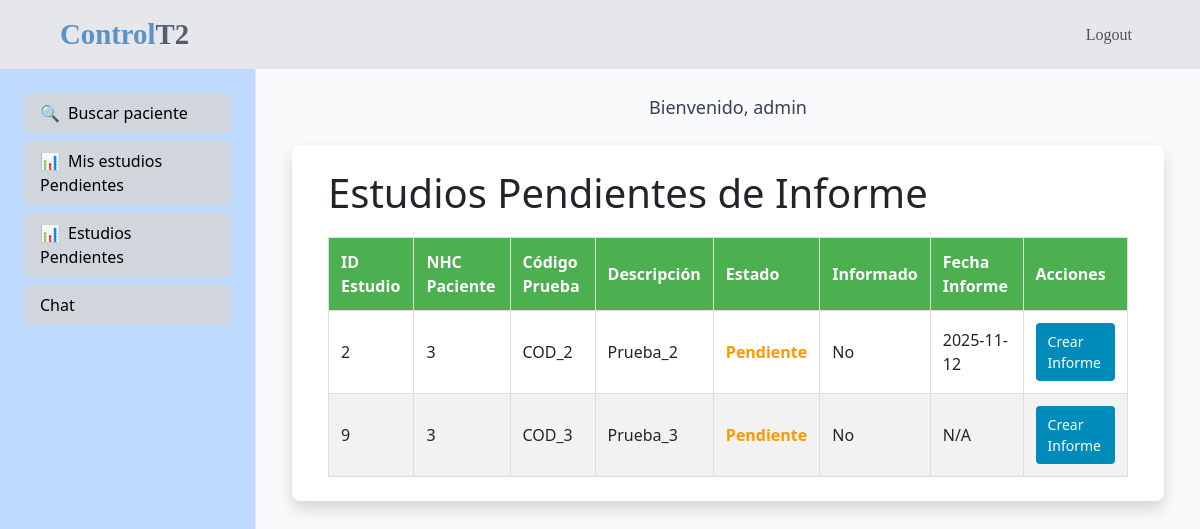
The page /Controlador/medico/index.php?action=estudiosPendientes (signed in) on the database as committed earlier.
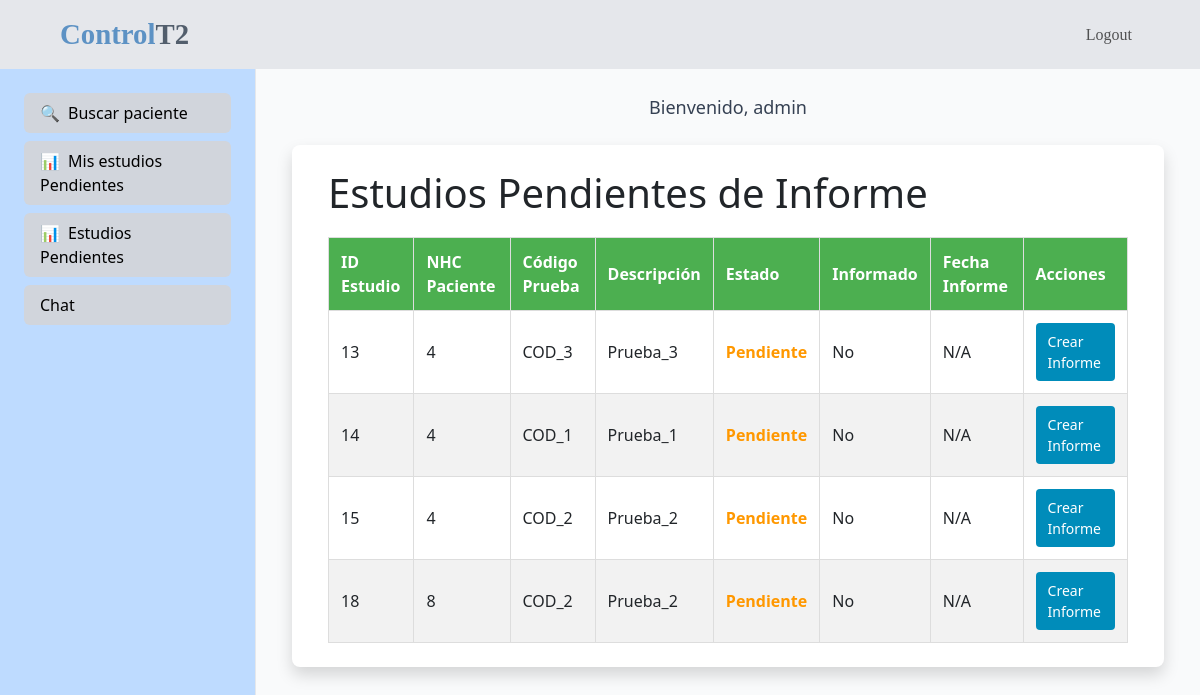
The same page on the database as committed later.
### tables this page shows
CREATE TABLE `estudios` (
  `id_estudio` int(11) NOT NULL,
  `NHC` int(11) NOT NULL,
  `cod_prueba` varchar(11) NOT NULL,
  `num_colegiado` int(11) DEFAULT NULL,
  `cod_modalidad` varchar(11) DEFAULT NULL,
  `realizado` tinyint(1) DEFAULT NULL,
  `informado` tinyint(1) DEFAULT NULL,
  `id_informe` int(11) DEFAULT NULL,
  `f_realizado` date DEFAULT NULL,
  `f_informado` date DEFAULT NULL,
  `f_ultimaActu` date DEFAULT NULL,
  `enviados` tinyint(1) DEFAULT NULL
);

CREATE TABLE `pruebas` (
  `cod_prueba` varchar(11) NOT NULL,
  `descripcion` varchar(500) NOT NULL,
  `modalidad` int(11) DEFAULT NULL
);

### Controlador/medico/index.php (called while the page is built, shortened)
<?php
include(__DIR__.'/../../Utilidades/funciones.php');
require_once(__DIR__.'/../../Vista/medico/medico.php');
?>

### Modelo/class.db.php (called while the page is built, shortened)
<?php
    class db{
        private $conn;
        public function __construct(){
            $this->conn = new mysqli("localhost", USUARIO_CON, PSW_CON, "controlt2_ok");
            $this->conn->set_charset("utf8");
        }
        public function getConn() {
            return $this->conn;
        }
    }
?>

### Modelo/class.medico.php (called while the page is built, shortened)
<?php
require_once('class.db.php');
class medico{
        public $conn;
        public function __construct(){
            $this->db = new db();
            $this->conn = $this->db->getConn();
        }
    function estudiosPendientes(){
        $sent = "SELECT a.id_estudio, a.NHC, a.cod_prueba, c.descripcion,
                    case when d.resultados is null then 'Pendiente'
                    when d.resultados = 0 then 'Pendiente'
                    ELSE 'Informado' end as Resultados,a.informado,a.f_informado
                from estudios a left join pacientes b on a.NHC = b.NHC
                    left join pruebas c on a.cod_prueba = c.cod_prueba
                    LEFT join informes d on a.id_informe = d.id_informe
                    left join medico e on a.num_colegiado = e.num_Colegiado
                where (a.informado = 0 or a.informado is null) ";
            $cons = $this->conn->prepare($sent);
            $cons->execute();
            $cons->bind_result( $id_estudio, $NHC, $cod_prueba, $descripcion, $Resultados,$informado,$f_informado);
            $result = array();
            while($cons->fetch()){
                $result[] = array($id_estudio, $NHC, $cod_prueba, $descripcion, $Resultados,$informado,$f_informado);
            }
            return $result;
    }
}
    ?>

### Vista/medico/estudiosPendientes.php (the view, shortened to what this page needs)
<!DOCTYPE html>
<html lang="es">
<head>
    <link rel="stylesheet" href="../../Recursos/css/app.css">
</head>
<body>
    <div class="container">
        <h1>Estudios Pendientes de Informe</h1>
        <?php
        if (isset($arrayResultados) && is_array($arrayResultados) && count($arrayResultados) > 0) {
        ?>
            <table>
                <thead>
                    <tr>
                        <th>ID Estudio</th>
                        <th>NHC Paciente</th>
                        <th>Código Prueba</th>
                        <th>Descripción</th>
                        <th>Estado</th>
                        <th>Informado</th>
                        <th>Fecha Informe</th>
                        <th>Acciones</th>
                    </tr>
                </thead>
                <tbody>
                    <?php
                    foreach ($arrayResultados as $estudio) {
                        $id_estudio = htmlspecialchars($estudio[0]);
                        $nhc = htmlspecialchars($estudio[1]);
                        $cod_prueba = htmlspecialchars($estudio[2]);
                        $descripcion = htmlspecialchars($estudio[3]);
                        $resultados = htmlspecialchars($estudio[4]);
                        $informado = htmlspecialchars($estudio[5]);
                        $f_informado = htmlspecialchars($estudio[6] ?? 'N/A');
                        $status_class = ($resultados === 'Pendiente') ? 'status-pendiente' : 'status-informado';
                        $informado_text = ($informado == 1) ? 'Sí' : 'No';
                    ?>
                        <tr>
                            <td><?php echo $id_estudio; ?></td>
                            <td><?php echo $nhc; ?></td>
                            <td><?php echo $cod_prueba; ?></td>
                            <td><?php echo $descripcion; ?></td>
                            <td class="<?php echo $status_class; ?>"><?php echo $resultados; ?></td>
                            <td><?php echo $informado_text; ?></td>
                            <td><?php echo $f_informado; ?></td>
                            <td>
                                <a href="?action=informe&id=<?php echo urlencode($id_estudio); ?>" class="btn-accion">Crear Informe</a>
                            </td>
                        </tr>
                    <?php
                    }
                    ?>
                </tbody>
            </table>
        <?php
        } else {
            echo "<p style='color: #ff9800; font-size: 16px;'><strong>No hay estudios pendientes en este momento.</strong></p>";
        }
        ?>
    </div>
</body>
</html>

### Vista/medico/medico.php (shortened to what this page needs)
<?php
$action = $_REQUEST['action'] ?? '';
$arrayResultados = null;
?>
<div class="flex h-[calc(100vh-80px)]">
  <aside class="w-64 border-r border-gray-200 p-6 shadow-lg bg-blue-200 overflow-y-auto">
    <nav class="space-y-2">
      <a href="?action=buscarPaciente" class="block px-3 py-2 rounded-md bg-gray-300 hover:bg-blue-100 text-black text-decoration-none transition"><span class="inline-block mr-2">🔍</span>Buscar paciente</a>
      <a href="?action=solicitarPrueba" class="block px-3 py-2 rounded-md bg-gray-300 hover:bg-blue-100 text-black text-decoration-none transition"><span class="inline-block mr-2">📊</span>Mis estudios Pendientes</a>
      <a href="?action=estudiosPendientes" class="block px-3 py-2 rounded-md bg-gray-300 hover:bg-blue-100 text-black text-decoration-none transition"><span class="inline-block mr-2">📊</span>Estudios Pendientes</a>
      <a href="?action=otro" class="block px-3 py-2 rounded-md bg-gray-300 hover:bg-blue-100 text-black text-decoration-none transition">Chat</a>
    </nav>
  </aside>
  <div class="flex-1 flex flex-col overflow-hidden">
    <div class="flex-1 p-6 bg-gray-50 overflow-y-auto">
      <div class="container mx-auto">
        <div class="text-center mb-6">
          <p class="text-lg text-gray-700">
            Bienvenido, <?php echo htmlspecialchars($_SESSION['nom'] ?? 'Usuario'); ?>
          </p>
        </div>
        <section id="contenido-principal" class="bg-white rounded-lg p-6 shadow">
          <?php
          if ($action === 'buscarPaciente') {
              if (isset($arrayResultados)) {
                  require __DIR__ . '/busqueda.php';
              } else {
                  echo "<p>No se han encontrado resultados.</p>";
              }
        }elseif ($action === 'solicitarPrueba') {
              misEstudiosPendientes();
        } elseif ($action === 'estudiosPendientes') {
              estudiosPendientes();
        } elseif ($action === 'informe') {
            getInforme();
        } elseif ($action === 'otro') {
            echo "<p>Contenido de la acción 'otro'.</p>";
        } elseif ($action === 'validarInforme') {
           validarInforme();
        } elseif ($action === 'guardarInforme') {
            guardarInforme();
        } else {
            require __DIR__ . '/busqueda.php';
        }
          ?>
        </section>
      </div>
    </div>
  </div>
</div>

### Utilidades/funciones.php (shortened to what this page needs)
<?php
function estudiosPendientes()
{
    $resul = new medico();
    if($arrayResultados = $resul->estudiosPendientes()){
        require_once(__DIR__.'/../Vista/medico/estudiosPendientes.php');
    } else {
        echo "No se encontraron resultados.";
    }
}
?>

### Recursos/css/app.css (style rules this page uses)
header#header { background-color: #1964ab; }
header#header nav a.navbar-brand { font-size: 1.8rem; font-family: "Roboto Slab"; font-weight: 800; color: #525e6c; }
header#header nav a.navbar-brand span { color: #5d92c4; }
header#header nav .navbar-nav { margin-left: 75px; font-family: 'Lucida Sans'; }

### Vista/medico/estudiosPendientes.php (style rules this page uses)
table { border-collapse: collapse; width: 100%; margin-top: 20px; }
th, td { border: 1px solid #ddd; padding: 12px; text-align: left; }
th { background-color: #4CAF50; color: white; font-weight: bold; }
tr:nth-child(even) { background-color: #f2f2f2; }
.status-pendiente { color: #ff9800; font-weight: bold; }
.btn-accion { background-color: #008CBA; color: white; padding: 8px 12px; border: none; border-radius: 4px; cursor: pointer; font-size: 14px; text-decoration: none; display: inline-block; }

Rows that differ between the two databases and show on the page:
no longer on this page (row edited): estudios: id_estudio "2", NHC "3", cod_prueba "COD_2", cod_prueba.descripcion "Prueba_2", resultados "Pendiente", informado "No", f_informado "2025-11-12"
removed estudios: id_estudio "9", NHC "3", cod_prueba "COD_3", cod_prueba.descripcion "Prueba_3", resultados "Pendiente", informado "No", f_informado "N/A"
added estudios: id_estudio "13", NHC "4", cod_prueba "COD_3", cod_prueba.descripcion "Prueba_3", resultados "Pendiente", informado "No", f_informado "N/A"
added estudios: id_estudio "14", NHC "4", cod_prueba "COD_1", cod_prueba.descripcion "Prueba_1", resultados "Pendiente", informado "No", f_informado "N/A"
added estudios: id_estudio "15", NHC "4", cod_prueba "COD_2", cod_prueba.descripcion "Prueba_2", resultados "Pendiente", informado "No", f_informado "N/A"
added estudios: id_estudio "18", NHC "8", cod_prueba "COD_2", cod_prueba.descripcion "Prueba_2", resultados "Pendiente", informado "No", f_informado "N/A"
